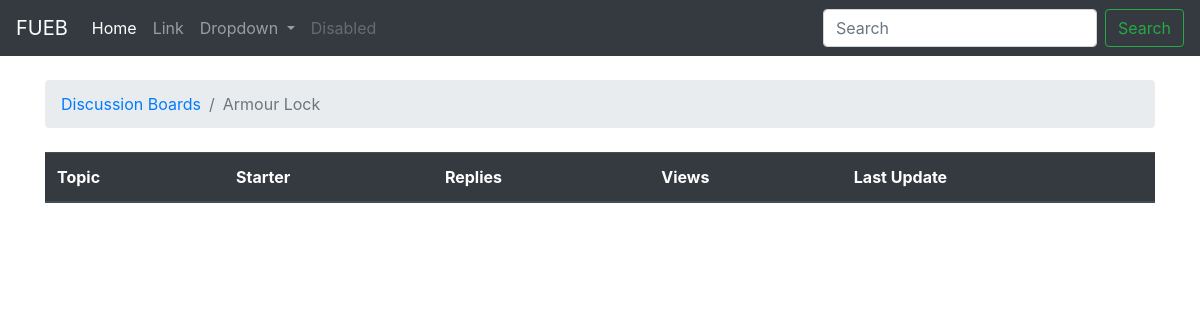
The app's page /boards/1/, older data.
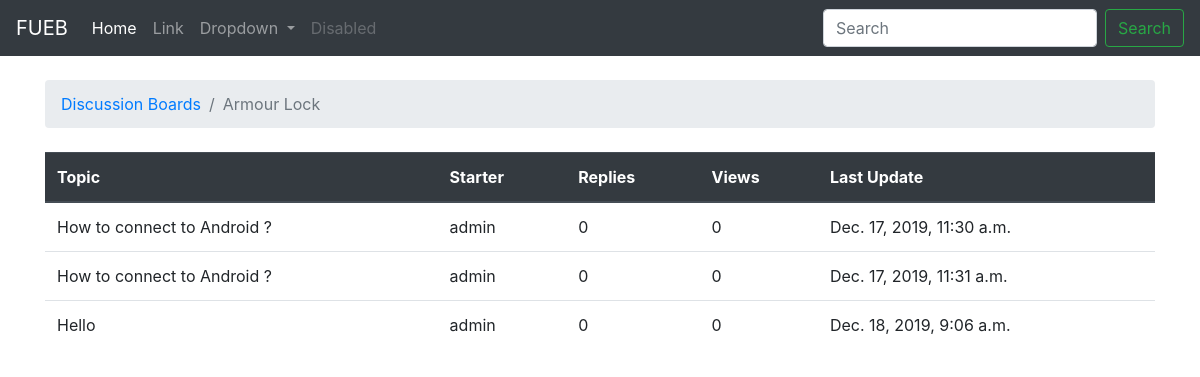
The same page, newer data.
### boards/models.py (models this page shows, shortened)
class Board(models.Model):
    name = models.CharField(max_length=30, unique=True)
    description = models.CharField(max_length=255)

class Topic(models.Model):
    subject = models.CharField(max_length=255)
    last_updated = models.DateTimeField(auto_now_add=True)
    board = models.ForeignKey(Board, related_name='topics', on_delete=models.CASCADE)
    starter = models.ForeignKey(User, related_name='topics', on_delete=models.CASCADE)

### boards/views.py (the view)
# urls.py: path('boards/<pk>/', views.board_topics, name='board_topics'),
def board_topics(request, pk):
    br = get_object_or_404(Board, pk=pk)
    return render(request,'boards/topics.html', {'br':br})

### templates/boards/topics.html (shortened to what this page needs)
{% extends 'boards/base.html' %}
{% block breadcrumb %}
  <li class="breadcrumb-item active" aria-current="page"><a href="{% url 'home' %}">Discussion Boards</a></li>
  <li class="breadcrumb-item active">{{ br.name }}</li>
{% endblock %}
{% block content %}
<table class="table">
    <thead class="thead-dark">
      <tr>
        <th>Topic</th>
        <th>Starter</th>
        <th>Replies</th>
        <th>Views</th>
        <th>Last Update</th>
      </tr>
    </thead>
    <tbody>
      {% for topic in br.topics.all %}
        <tr>
          <td>{{ topic.subject }}</td>
          <td>{{ topic.starter.username }}</td>
          <td>0</td>
          <td>0</td>
          <td>{{ topic.last_updated }}</td>
        </tr>
      {% endfor %}
    </tbody>
  </table>
{% endblock %}

### templates/boards/base.html (shortened to what this page needs)
{% load static %}
<!doctype html>
<html lang="en">
  <head>
    <link rel="stylesheet" href="{% static 'boards/css/bootstrap.min.css' %}">
  </head>
  <body>
<nav class="navbar navbar-expand-lg navbar-dark bg-dark">
  <a class="navbar-brand" href="#">FUEB</a>
  <div class="collapse navbar-collapse" id="navbarSupportedContent">
    <ul class="navbar-nav mr-auto">
      <li class="nav-item active">
        <a class="nav-link" href="#">Home <span class="sr-only">(current)</span></a>
      </li>
      <li class="nav-item">
        <a class="nav-link" href="#">Link</a>
      </li>
      <li class="nav-item dropdown">
        <a class="nav-link dropdown-toggle" href="#" id="navbarDropdown" role="button" data-toggle="dropdown" aria-haspopup="true" aria-expanded="false">
          Dropdown
        </a>
      </li>
      <li class="nav-item">
        <a class="nav-link disabled" href="#" tabindex="-1" aria-disabled="true">Disabled</a>
      </li>
    </ul>
    <form class="form-inline my-2 my-lg-0">
      <input class="form-control mr-sm-2" type="search" placeholder="Search" aria-label="Search">
      <button class="btn btn-outline-success my-2 my-sm-0" type="submit">Search</button>
    </form>
  </div>
</nav>
<div class="container">
  <ol class="breadcrumb my-4">
    {% block breadcrumb %}
    {% endblock %}
  </ol>
  {% block content %}
  {% endblock %}
</div>
</body>
</html>

Row changes from the older to the newer data that the page shows:
added Topic: subject "How to connect to Android ?", starter.username "admin", last_updated "Dec. 17, 2019, 11:30 a.m."
added Topic: subject "How to connect to Android ?", starter.username "admin", last_updated "Dec. 17, 2019, 11:31 a.m."
added Topic: subject "Hello", starter.username "admin", last_updated "Dec. 18, 2019, 9:06 a.m."
